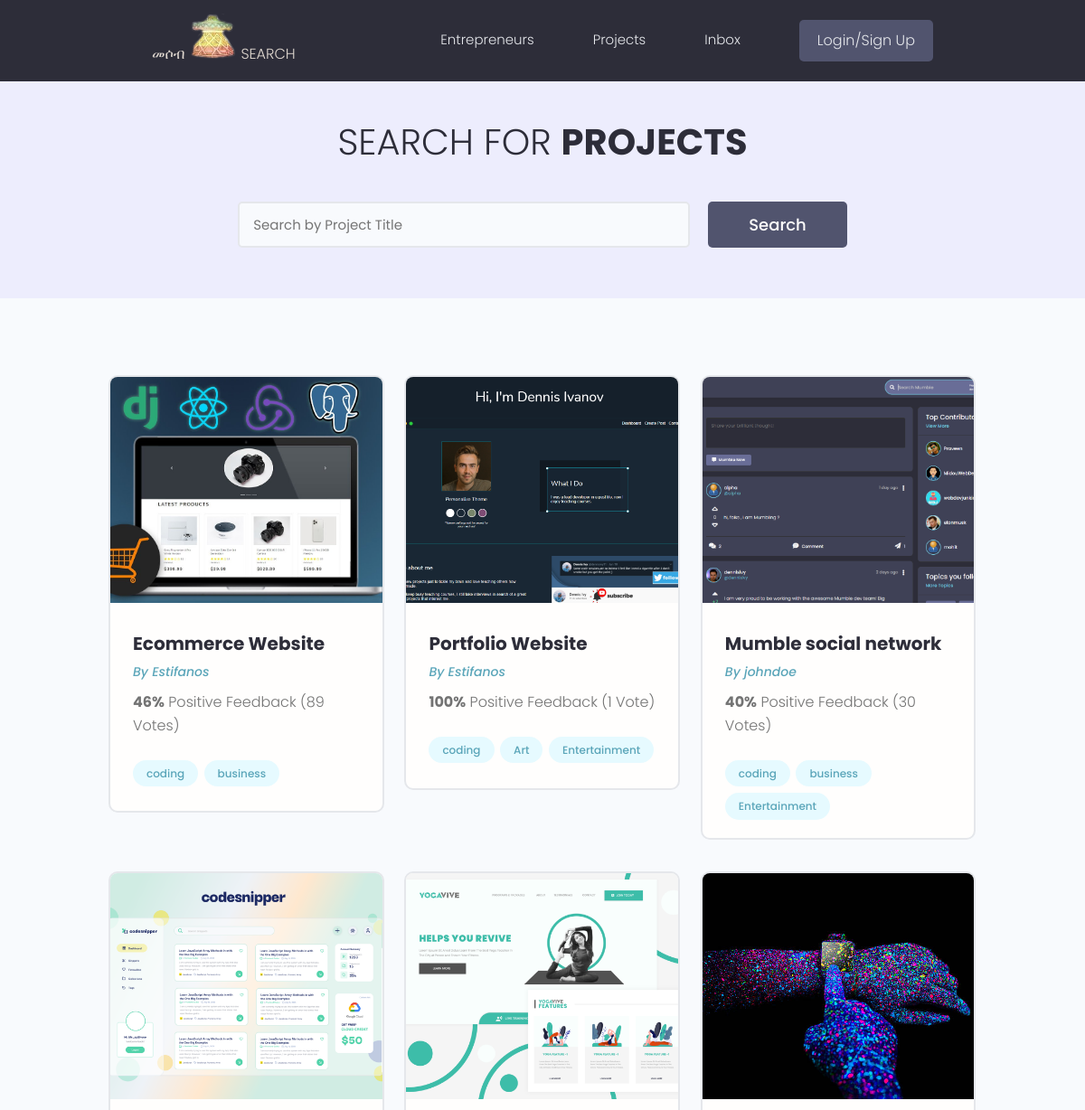
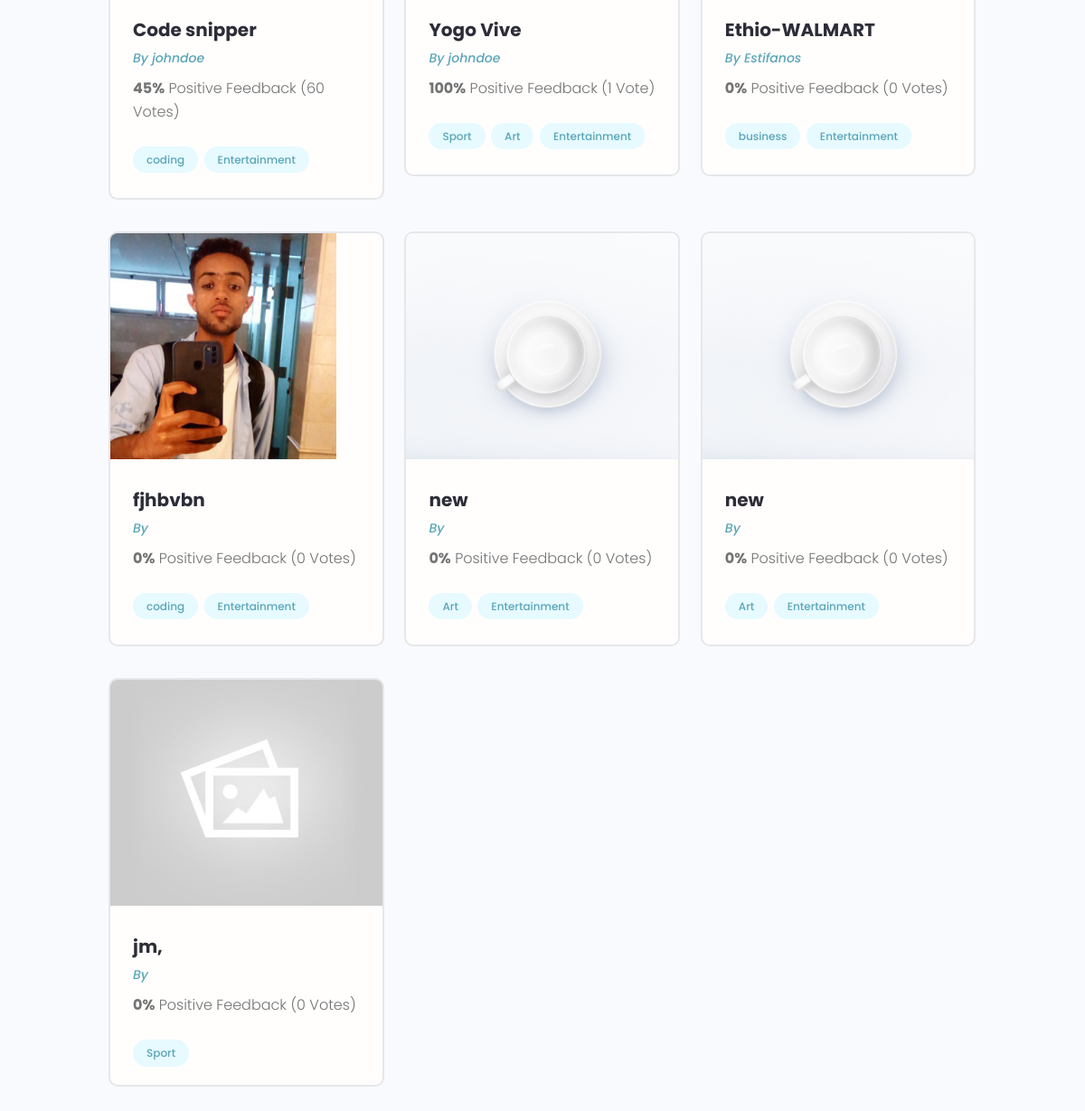
/projects/, run on the app's committed database (2 pictures, top to bottom).
### projects/models.py (models this page shows, shortened)
class Project(models.Model):
    owner = models.ForeignKey(Profile, blank=True, null=True,on_delete=models.SET_NULL)
    title = models.CharField(max_length=200)
    description = models.TextField(null=True, blank=True)
    featured_video = models.FileField(upload_to="video/%y",null=False, blank=False)
    featured_image = models.ImageField(
          null=True, blank=True, default="default.jpg")
    demo_link = models.CharField(max_length=2000, blank=True, null=True)
    source_link = models.CharField(max_length=2000, blank=True,null=True)
    tags = models.ManyToManyField('Tag', blank=True)
    vote_total = models.IntegerField(default=0, null=True, blank=True)
    vote_ratio = models.IntegerField(default=0, null=True, blank=True)
    created = models.DateTimeField(auto_now_add=True)
    id = models.UUIDField(default=uuid.uuid4,
                          unique=True,
                          primary_key=True, editable=False)
    class Meta:
        verbose_name_plural = "Project"

class Tag(models.Model):
    name = models.CharField(max_length=200)
    created = models.DateTimeField(auto_now_add=True)
    id = models.UUIDField(default=uuid.uuid4,
                          unique=True,
                          primary_key=True, editable=False)
    def __str__(self):
        return self.name

### users/models.py (models this page shows, shortened)
class Profile(models.Model):
    user = models.OneToOneField(User, on_delete=models.CASCADE,  blank=True, null= True)
    name = models.CharField(max_length=200,  blank=True, null= True)
    email = models.EmailField(max_length=500,  blank=True, null= True)
    username = models.CharField(max_length=200,  blank=True, null= True)
    location = models.CharField(max_length=200,  blank=True, null= True)
    short_intro = models.CharField(max_length=200,  blank=True, null= True)
    bio = models.TextField( blank=True, null= True)
    profile_image = models.ImageField( blank=True, null= True, upload_to='profiles/',
                                             default="profiles/user-default.png")
    social_github = models.CharField(max_length=200,  blank=True, null= True)
    social_twiter = models.CharField(max_length=200,  blank=True, null= True)
    social_linkedin = models.CharField(max_length=200,  blank=True, null= True)
    social_youtube = models.CharField(max_length=200,  blank=True, null= True)
    social_website = models.CharField(max_length=200,  blank=True, null= True)
    created = models.DateTimeField(auto_now_add=True)
    id = models.UUIDField(default=uuid.uuid4,
                          unique=True,
                          primary_key=True, editable=False)

### projects/views.py (the view)
# urls.py: path('projects/', include('projects.urls')),
def projects(request):
    projects = Project.objects.all()
    context = {'projects': projects}
    return render(request, 'projects/projects.html', context)

### projects/templates/projects/projects.html (shortened to what this page needs)
{% extends "main.html" %}
{% block content %}
<main class="projects">
    <section class="hero-section text-center">
      <div class="container container--narrow">
        <div class="hero-section__box">
          <h2>Search for <span>Projects</span></h2>
        </div>
        <div class="hero-section__search">
          <form class="form" action="#" method="get">
            <div class="form__field">
              <input class="input input--text" id="formInput#search" type="text" name="text"
                placeholder="Search by Project Title" />
            </div>
            <input class="btn btn--sub btn--lg" type="submit" value="Search" />
          </form>
        </div>
      </div>
    </section>
    <section class="projectsList">
      <div class="container">
        <div class="grid grid--three">
          {% for project in projects  %}
          <div class="column">
            <div class="card project">
              <a href="{% url 'project' project.id %}" class="project">
                <img class="project__thumbnail" src="{{ project.featured_image.url }}" alt="project thumbnail" />
                <div class="card__body">
                  <h3 class="project__title">{{project.title}}</h3>
                  <p><a class="project__author" href="{% url 'user-profile' project.owner.id %}">By {{project.owner.name}}</a></p>
                  <p class="project--rating">
                    <span style="font-weight: bold;">{{project.vote_ratio}}%</span> Positive
                    Feedback ({{project.vote_total}} Vote{{project.vote_total|pluralize:"s"}})
                  </p>
                  <div class="project__tags">
                    {% for tag in project.tags.all %}
                    <span class="tag tag--pill tag--main">
                      <small>{{tag}}</small>
                    </span>
                    {% endfor %}
                  </div>
                </div>
              </a>
            </div>
          </div>
{% endfor %}
        </div>
      </div>
    </section>
  </main>
{% endblock content %}

### templates/main.html (shortened to what this page needs)
<!DOCTYPE html>
{% load static %}
<html lang="en">
<head>
  <link rel="stylesheet" href="https://cdn.iconmonstr.com/1.3.0/css/iconmonstr-iconic-font.min.css" />
  <link rel="stylesheet" href="{% static 'uikit/styles/uikit.css' %}" />
  <link rel="stylesheet" href="{% static 'styles/app.css' %}" />
</head>
<body>
  {% include 'navbar.html' %}
  {% block content %}
  {% endblock content %}
</body>
</html>

### templates/navbar.html (shortened to what this page needs)
{% load static %}
<header class="header">
  <div class="container container--narrow">
    <a href="{% url 'profiles' %}" class="header__lpythogo" id="new"><span class="span">መሶብ</span>
      <img src="{% static 'images/MESOB.PNG' %}" alt="mesobSearch Logo" class="mesob"/> <span class="span">SEARCH</span>
    </a>
    <nav class="header__nav">
      <ul class="header__menu">
        <li class="header__menuItem"><a href="{% url 'profiles' %}">Entrepreneurs</a></li>
        <li class="header__menuItem"><a href="{% url 'projects' %}">Projects</a></li>
        <li class="header__menuItem"><a href="">Inbox</a></li>
         {% if request.user.is_authenticated %}
         <li class="header__menuItem"><a href="{% url 'account' %}">Account</a></li>
         <li class="header__menuItem"><a href="{% url 'logout' %}" class="btn btn--sub">Logout</a></li>
         {% else %}
        <li class="header__menuItem"><a href="{% url 'login' %}" class="btn btn--sub">Login/Sign Up</a></li>
        {% endif %}
      </ul>
    </nav>
  </div>
</header>

### static/styles/app.css (style rules this page uses)
:root { --color-sub: #2d2d39; }
.btn--sub { background-color: var(--color-sub-light); }
.card { border: 2px solid var(--color-light); }
img { width: 100%; }
.header { position: sticky; z-index: 111; background-color: var(--color-sub); padding: 1.5rem 0; }
.header > .container { display: flex; justify-content: space-between; align-items: center; }
.header__nav > ul { display: inline-flex; align-items: center; list-style: none; gap: 6.5rem; }
.header__menuItem > a { color: var(--color-light); font-weight: 300; }
.hero-section { height: 40vh; display: flex; align-items: center; background-color: var(--color-sub); }
.hero-section__box { margin-bottom: 4rem; }
.hero-section__box > h2, .hero-section__box > h2 > span { font-size: 4rem; color: var(--color-light); line-height: 1.3; text-transform: uppercase; }
.hero-section__box > h2 { font-weight: 300; }
.hero-section__box > h2 > span { font-weight: 700; }
.hero-section__search > .form { display: flex; align-items: center; justify-content: center; gap: 2rem; }
.hero-section__search > .form input.input--text { width: 50rem; }
.project__author { font-size: 1.4rem; font-style: italic; }
.project--rating { margin-bottom: 1.6em; margin-top: .5em; }
.projects > .hero-section { background: var(--color-sub-lighter); height: 30vh; }
.projects .hero-section__box { margin-bottom: 2.5rem; }
.projects .hero-section__box > h2 { color: var(--color-sub); }
.projects .hero-section__box > h2 > span { font-weight: 700; color: var(--color-sub); }
.projectsList { margin-top: 8rem; }
.project__thumbnail { height: 25rem; object-fit: cover; object-position: top center; }
.project__title { font-size: 2rem; font-weight: 700; color: var(--color-sub); }

### static/uikit/styles/modules/_variables.css (style rules this page uses)
:root { --color-main: #5aa5b9; --color-main-light: #e6faff; --color-sub: #3f4156; --color-sub-light: #51546e; --color-sub-lighter: #ededfd; --color-text: #737373; --color-gray: #8b8b8b; --color-light: #e5e7eb; --color-light-gray: #767676; --color-bg: #f8fafd; --color-white: #fffefd; --color-white-light: #f3f3f3; --color-success: #359e64; --color-success-bg: #def8e8; --color-error: #fc4b0b; --color-error-bg: #fff2ee; --font-base: 'Poppins', arial, helvetica, 'Segoe UI', roboto, ubuntu, sans-serif; --font-monospace: 'Fira Code', 'Courier New', courier, monospace; --font-regular: 300; --font-medium: 500; --font-bold: 700; --generic-shadow: 1px 1px 5px #00000010; --generic-transition: all 0.3s ease-in-out; }

### static/uikit/styles/modules/_base.css (style rules this page uses)
* { margin: 0; padding: 0; box-sizing: border-box; text-rendering: optimizeLegibility; color: inherit; font-size: inherit; }
html { font-size: 50%; }
@media only screen and (min-width: 480px) { html { font-size: 56.25%; } }
@media only screen and (min-width: 1200px) { html { font-size: 62.5%; } }
body { line-height: 1.6; font-weight: 400; font-size: 1.5rem; color: var(--color-text); background-color: var(--color-bg); min-height: 100vh; }

### static/uikit/styles/modules/_typography.css (style rules this page uses)
* { font-family: var(--font-base); }
h2 { font-size: 3.6rem; font-weight: var(--font-bold); }
h3 { font-size: 3.2rem; font-weight: var(--font-medium); }
p, span, strong { font-size: 1.6rem; color: var(--color-text); font-weight: var(--font-regular); }
a { padding-bottom: 2px; text-decoration: none; display: inline-block; color: var(--color-main); font-weight: var(--font-medium); }

### static/uikit/styles/modules/_utilities.css (style rules this page uses)
.container { width: 92%; max-width: 165rem; margin: 0 auto; box-sizing: border-box; }
.container--narrow { width: 92%; max-width: 120rem; }
@media screen and (min-width: 1000px) { .container { width: 90%; } }
@media screen and (min-width: 1000px) { .container--narrow { width: 85%; } }
@media screen and (min-width: 1200px) { .container { width: 80%; } }
@media screen and (min-width: 1200px) { .container--narrow { width: 72%; } }
.text-center { text-align: center; }

### static/uikit/styles/modules/_button.css (style rules this page uses)
.btn { display: inline-block; position: relative; cursor: pointer; background-color: var(--color-light); font-weight: var(--font-medium); color: var(--color-sub); text-decoration: none; padding: 1rem 2rem; border-radius: 0.5rem; border: none; width: -webkit-fit-content; width: -moz-fit-content; width: fit-content; height: -webkit-fit-content; height: -moz-fit-content; height: fit-content; font-size: 1.6rem; outline-width: 0; outline-color: transparent; -webkit-backface-visibility: hidden; backface-visibility: hidden; transition: all 0.3s ease-in-out; }
.btn--sub { background-color: var(--color-sub); color: var(--color-white); }
.btn--lg { font-size: 1.8rem; padding: 1.2rem 4.5rem; }

### data on the page
Project: featured_image (picture), title "Ecommerce Website", owner.name "Estifanos", vote_ratio "46", vote_total "89"
Tag: name "coding"
Tag: name "business"
Project: featured_image (picture), title "Portfolio Website", owner.name "Estifanos", vote_ratio "100", vote_total "1"
Tag: name "Art"
Tag: name "Entertainment"
Project: featured_image (picture), title "Mumble social network", owner.name "johndoe", vote_ratio "40", vote_total "30"
Project: featured_image (picture), title "Code snipper", owner.name "johndoe", vote_ratio "45", vote_total "60"
Project: featured_image (picture), title "Yogo Vive", owner.name "johndoe", vote_ratio "100", vote_total "1"
Tag: name "Sport"
Project: featured_image (picture), title "Ethio-WALMART", owner.name "Estifanos", vote_ratio "0", vote_total "0"
Project: featured_image (picture), title "fjhbvbn", vote_ratio "0", vote_total "0"
Project: featured_image (picture), title "new", vote_ratio "0", vote_total "0"
Project: featured_image (picture), title "new", vote_ratio "0", vote_total "0"
Project: featured_image (placeholder picture), title "jm,", vote_ratio "0", vote_total "0"
